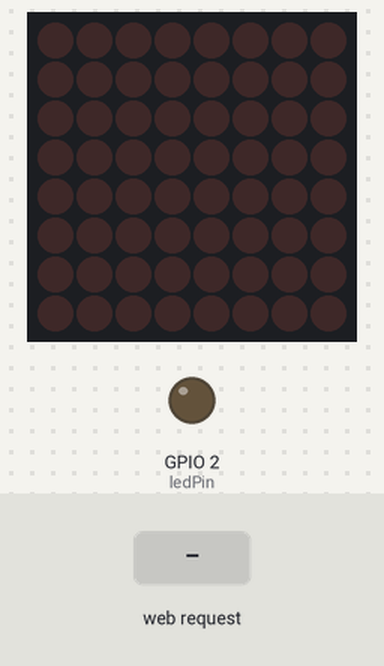
A sketch run on a simulated ESP8266 (NodeMCU). On the bench: 8×8 LED matrix, output pins drawn as LEDs (lit = HIGH). Dashed ring = blinking. The inputs (shaded band) are chosen by the test bench. WiFi joins after 1.5 s; servers stay silent unless stated; what the sketch prints to the serial monitor is not drawn.

Above: at 2.7 s.
2.8 s: HTTP request GET /enviarTexto received
At 8.03 s:
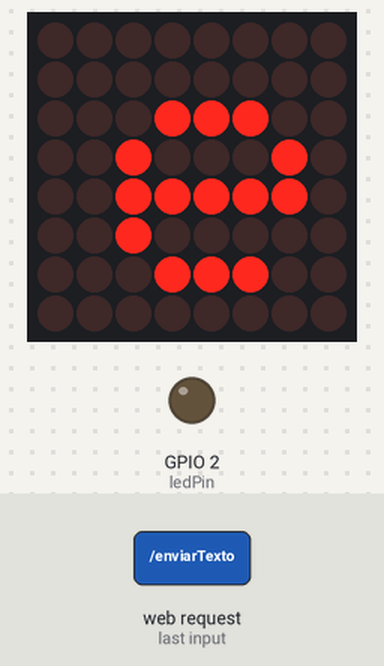
11.6 s: HTTP request GET /LED=ON received
At 13.7 s:
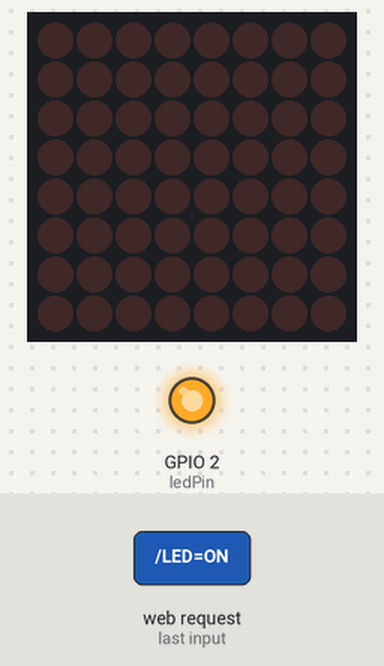
20.4 s: HTTP request GET /LED=OFF received
At 25.94 s:
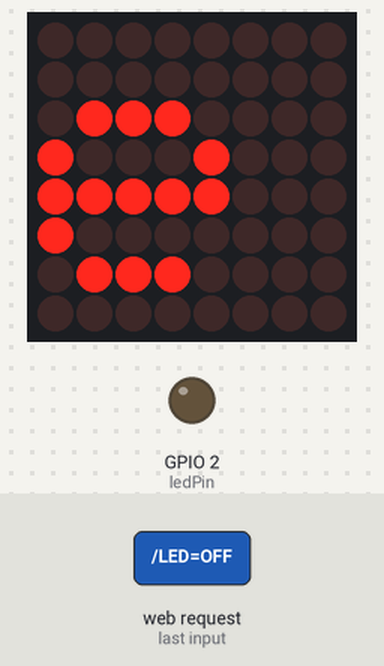
29.2 s: HTTP request GET /LED=BLINK received
At 31.12 s:
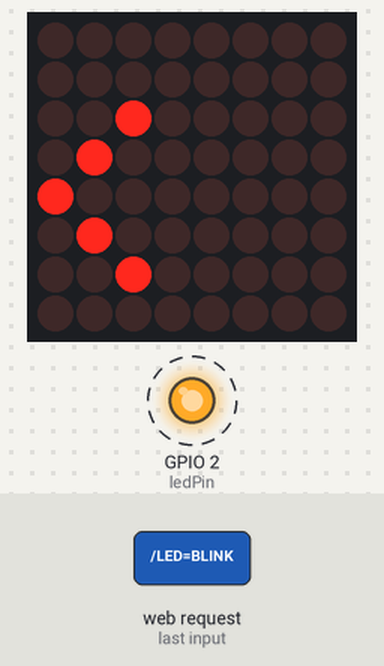
Timing chart, 0 to 36.3 s (numbered marks = the images above; inputs shaded):
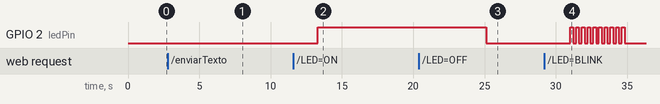

The sketch:

sketch_nov2a.ino
```cpp
#include <ESP8266WiFi.h>
#include <Wire.h>
#include "Adafruit_LEDBackpack.h"
#include "Adafruit_GFX.h"

Adafruit_8x8matrix matrix = Adafruit_8x8matrix();
// Información de nuestro WIFI
const char *ssid = "TIGO-7E6A";
const char *password = "2NB144204628";
String textogeneral= "";

// Datos para una IP estática
IPAddress ip(192, 168, 0, 24);     // IP de servidor
IPAddress gateway(192, 168, 0, 1); // Puerta de enlace
IPAddress subnet(255, 255, 255, 0);

// Definimos el pin donde está conectado el led
int ledPin = 2;

// Puerto 80 TCP, este puerto se usa para la navegación web http
WiFiServer server(80);

void setup() {
  Serial.begin(115200); // Iniciamos comunicación serial

  matrix.begin(0x70);  // pass in the address
  delay(10);

  pinMode(ledPin, OUTPUT);  // Pin del Led como salida
  digitalWrite(ledPin, LOW);  // Ponemos la salida de led en bajo

  // Conectándose al Wifi
  Serial.println();
  Serial.println();
  Serial.print("Conectándose a ");
  Serial.println(ssid);

  WiFi.mode(WIFI_STA); // Wifi en modo estación
  WiFi.config(ip, gateway, subnet); // Configuramos la IP estática
  WiFi.begin(ssid, password); // Iniciamos conexión con el nombre y la contraseña del wifi que indicamos

  // Mientras se conecta se imprimirán puntos
  while (WiFi.status() != WL_CONNECTED) {
    delay(500);
    Serial.print(".");
  }

  // Cuando se conecte lo imprimimos
  Serial.println("");
  Serial.println("WiFi Conectado");

  // Iniciamos el esp como servidor web
  server.begin();
  Serial.println("Servidor iniciado");

  // Imprimimos la dirección IP
  Serial.print("Usa esta URL para comunicar al ESP: ");
  Serial.print("http://");
  Serial.print(WiFi.localIP());
  Serial.println("/");
}

void loop() {

matrix.setRotation(1);
for (int8_t x=7; x>=-50; x--) {
    matrix.clear();
    matrix.setCursor(x,0);
    matrix.print(textogeneral);
    matrix.writeDisplay();
    delay(100);
  }


 // El servidor siempre estará esperando a que se conecte un cliente
  WiFiClient client = server.available();
  if (!client) {
    return;
  }

  Serial.println("Nuevo cliente"); // Cuando un cliente se conecte vamos a imprimir que se conectó
  while (!client.available()) {  // Esperamos a que el cliente mande una solicitud
    delay(1);
  }

  // Leemos la primera línea de la solicitud y la guardamos en la variable string request
  String request = client.readStringUntil('\r');
  Serial.println(request); // Imprimimos la solicitud
  client.flush(); // Descartamos los datos que se han escrito en el cliente y no se han leído

  // Relacionamos la solicitud
  if (request.indexOf("/LED=OFF") != -1) {
    digitalWrite(ledPin, LOW);
  }
  if (request.indexOf("/LED=ON") != -1) {
    digitalWrite(ledPin, HIGH);
  }

  if (request.indexOf("/LED=BLINK") != -1) {
    for (int i = 0; i < 10; i++) {
      digitalWrite(ledPin, HIGH);
      delay(200);
      digitalWrite(ledPin, LOW);
      delay(200);
    }
  }

  // Respuesta del servidor web
  if (request.indexOf("/enviarTexto") != -1) {
      int startIndex = request.indexOf("texto=") + 6;
        int endIndex = request.indexOf(" HTTP");
       String texto = request.substring(startIndex, endIndex);
       textogeneral=texto;
       textogeneral=request.substring(startIndex, endIndex);
   }


  client.println("HTTP/1.1 200 OK"); // La respuesta empieza con una línea de estado
  client.println("Content-Type: text/html"); // Empieza el cuerpo de la respuesta indicando que el contenido será un documento HTML
  client.println(""); // Ponemos un espacio
  client.println("<!DOCTYPE HTML>"); // Indicamos el inicio del Documento HTML
  client.println("<html lang=\"en\">");
  client.println("<head>");
  client.println("<meta charset=\"UTF-8\">");
  client.println("<meta name=\"viewport\" content=\"width=device-width, initial-scale=1.0\">"); // Para que se adapte en móviles
  client.println("<title>ARC-MATRIZ LED</title>");
  client.println("</head>");
  client.println("<body>");
  client.println("<br><br>");

  client.println("<h1 style=\"text-align: center;\">Servidor Web ESP8266</h1>");
  client.println("<h3 style=\"text-align: center;\">Matriz Led para presentar anuncios-Grupo 4</h3>");

  client.println("<p style=\"text-align: center;\">");
  client.println("Click <a href=\"/LED=ON\">Aqui</a> para encender LED en el pin 2 ON<br>"); // Oración que contiene un hipervínculo
  client.println("Click <a href=\"/LED=OFF\">Aqui</a> para apagar el led en el pin 2 OFF<br>");
  client.println("Click <a href=\"/LED=BLINK\">Aqui</a> para parpadear el led en el pin 2<br> <br>");
  client.println("<input type='text' id='textoInput' placeholder='Escribe tu texto aquí' class='input-caja-texto'>");
  client.println("<br><br>");
  client.println("<button class='botonUno' id='boton-enviar' onclick='enviarTexto()'>Enviar texto</button>");
  client.println("<button onclick=location.href='http://127.0.0.1:5500/Matriz.html'>Salir</button> <br> <br>"); // Botón sencillo que contiene hipervínculo
  client.println("<button onclick=location.href=\"/LED=BLINK\">Parpadear LED </button> <br> <br>");
  client.println("<script>");
  client.println("function enviarTexto() {");
  client.println("var texto = document.getElementById('textoInput').value;");
  client.println("fetch('/enviarTexto?texto=' + encodeURIComponent(texto))");
  client.println(".then(response => {");
  client.println("if (!response.ok) {");
  client.println("throw new Error('Error al enviar el texto');}");
  client.println("return response.text(); })");
  client.println(".then(data => {");
  client.println("console.log('Texto enviado con éxito:', data);})");
  client.println(".catch(error => {");
  client.println("console.error('Error:', error)});}");
  client.println("</script>");
  client.println("</p>");
  client.println("</body>");
  client.println("</html>"); // Terminamos el HTML

  delay(1);
  Serial.println("Cliente desconectado"); // Imprimimos que terminó el proceso con el cliente desconectado
  Serial.println("");


Serial.println("Texto recibido: " + textogeneral);
Serial.println("Palabra recibida: " + textogeneral);
}


void servidor()
{


}

void imprimir(){


  matrix.setRotation(0);

}
```

Measured:
- after the input at 2.8 s, the display: changes after 5.1 s (image 1)
- after the input at 11.6 s, GPIO 2 (ledPin): LOW → HIGH after 1.7 s
- after the input at 20.4 s, GPIO 2 (ledPin): HIGH → LOW after 4.7 s
- after the input at 29.2 s, GPIO 2 (ledPin): alternates HIGH for 0.20 s and LOW for 0.20 s, 20 changes in all, then stays LOW, starting after 1.8 s
- what the display in image 2 shows lasts 0.5 s, from 13.3 s to 13.8 s
